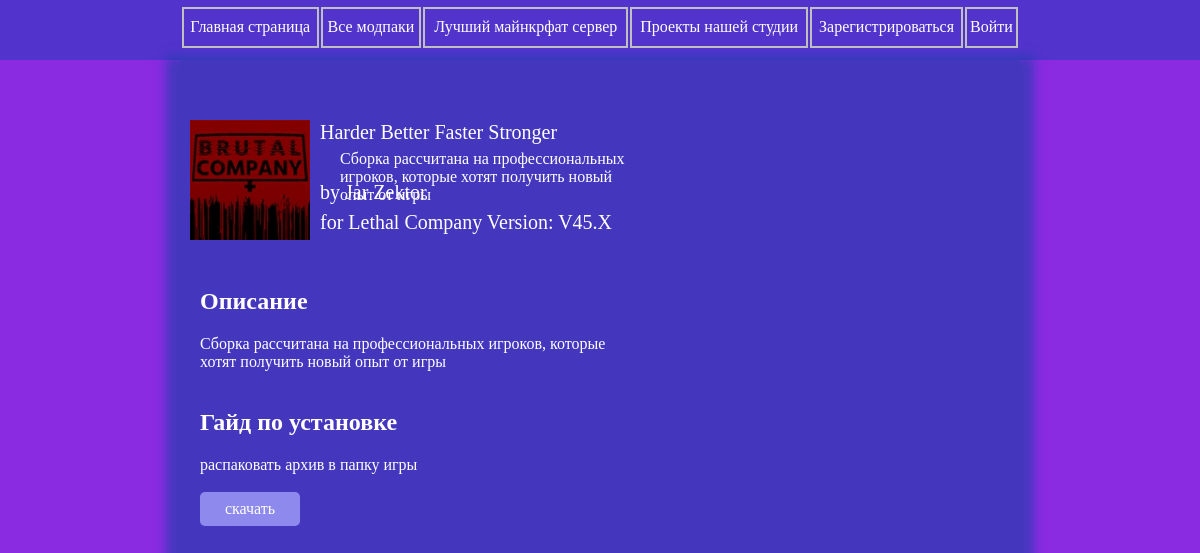
Screenshot of /lethal_company/harder_better_faster_stronger with the database file from the repository.
### data/mods.py (models this page shows)
class Mods(SqlAlchemyBase):
    __tablename__ = 'mods'
    id = sqlalchemy.Column(sqlalchemy.Integer, primary_key=True, autoincrement=True)
    author_name = sqlalchemy.Column(sqlalchemy.String, nullable=False)
    game_image = sqlalchemy.Column(sqlalchemy.String, nullable=True)
    game_name = sqlalchemy.Column(sqlalchemy.String, nullable=False)
    visible_game_name = sqlalchemy.Column(sqlalchemy.String, nullable=False)
    mod_name = sqlalchemy.Column(sqlalchemy.String, nullable=False, unique=True)
    visible_mod_name = sqlalchemy.Column(sqlalchemy.String, nullable=False, unique=True)
    game_version = sqlalchemy.Column(sqlalchemy.String, nullable=False)
    description = sqlalchemy.Column(sqlalchemy.String, nullable=True)
    about_mod = sqlalchemy.Column(sqlalchemy.String, nullable=True)
    download_guide = sqlalchemy.Column(sqlalchemy.String, nullable=False)
    game_link = sqlalchemy.Column(sqlalchemy.String, nullable=False)
    created_date = sqlalchemy.Column(sqlalchemy.DateTime, default=datetime.datetime.now)

### server.py (the view)
@app.route('/<string:Catalog>/<string:Mod>')
def singleMod(Catalog, Mod):
    if uncorrect_url(Catalog, Mod):
        return redirect('/')
    db_sess = db_session.create_session()
    data = db_sess.query(Mods).filter(Mods.game_name == Catalog, Mods.mod_name == Mod).first()
    print(data.game_image)
    return render_template('sample.html', current_user=current_user, mod=data)

### data/db_session.py (called while the page is built)
def create_session() -> Session:
    global __factory
    return __factory()

### server.py (called while the page is built)
def uncorrect_url(Catalog, Mod=None):
    all_category = ['minecraft', 'rimworld', 'lethal_company', 'project_zomboid',
                    'stardew_valley', '7_days_to_die', 'content_warning', 'modpacks']
    db_sess = db_session.create_session()
    all_mods = list(map(lambda x: x.mod_name, db_sess.query(Mods).all()))
    if (Catalog in all_category) and (Mod == None or Mod in all_mods):
        return False
    return True

### templates/sample.html (shortened to what this page needs)
<!DOCTYPE html>
<html>
    <head>
        <link rel="stylesheet" href="../../static/css/base.css">
        <link rel="stylesheet" href="../../static/css/modpack.css">
    </head>
    <body>
        <header>
            <table width="70%" height="60px" align="center">
                    <td><a href="/"><div>Главная страница</div></a></td>
                    <td><a href="/modpacks"><div>Все модпаки</div></a></td>
                    <td><a href="/smk" title="СМК"><div>Лучший майнкрфат сервер</div></a></td>
                    <td><a href="/belj_games_studio"><div>Проекты нашей студии</div></a></td>
                    {% if current_user.is_authenticated %}
                        <td><a href="/creator"><div>Добавить модпак</div></a></td>
                        <td><a href="/logout"><div>Выйти из аккаунта</div></a></td>
                    {% else %}
                        <td><a href="/register"><div>Зарегистрироваться</div></a></td>
                        <td><a href="/login"><div>Войти</div></a></td>
                    {% endif %}
            </table>
        </header>
        <main align="center">
            <div class="mod_tab" align="left">
                <div class="art">
                    <img src="../../{{mod.game_image}}" alt={{mod.visible_mod_name}} width="120" height="120">
                </div>
                <div class="text">
                    <span class="name">{{mod.visible_mod_name}}</span>
                    <span class="description">{{mod.description}}</span>
                    <span class="author">by {{mod.author_name}}</span>
                    <span class="game_info">for {{mod.visible_game_name}} Version: {{mod.game_version}}</span>
                </div>
            </div><br>
            <div class="description" align="left">
                <h2>Описание</h2>
                <a>{{mod.about_mod}}</a>
            </div><br>
            <div class="guide" align="left">
                <h2>Гайд по установке</h2>
                <a>{{mod.download_guide}}</a>
            </div><br>
            <div class="download" align="left">
                <button class="download_button" onclick="window.open('{{mod.game_link}}')">
                    скачать
                </button>
            </div>
        </main>
    </body>
</html>

### static/css/base.css (style rules this page uses)
body { background-image: url(../img/mountains.png); background-size: cover; background-position: top; background-repeat: no-repeat; background-color: blueviolet; margin: 0px; }
header { background-color: rgba(69, 54, 201, 0.801); }
header table { padding-top: 5px; padding-bottom: 10px; max-width: 1400px; }
header table td { border: 2px solid silver; }
header table td a { height: 100%; display: block; text-decoration: none; text-align: center; color:#fff; }
header table td a div { padding-top: 8px; }
main { max-width: 70%; position: relative; left: 15%; background-color:rgba(0, 68, 156, 0.5); box-shadow: 0 11px 10px 14px rgba(0, 68, 156, 0.5); padding-top: 50px; display: block; min-height: 88.7vh; }

### static/css/modpack.css (style rules this page uses)
main { color: #fff; }
.mod_tab { display: grid; padding: 10px 10px 10px 10px; grid-template-areas: "art . text"; grid-template-columns: 130px 12px; max-width: 50%; }
.mod_tab .art { width: 120px; height: 120px; }
.mod_tab .text .name { grid-area: name; font-size: 20px; line-height: 24px; max-width: 560px; min-width: 0; }
.mod_tab .text .author { grid-area: author; font-size: 20px; line-height: 24px; max-width: 560px; min-width: 0; }
.mod_tab .text .game_info { grid-area: game; font-size: 20px; line-height: 24px; max-width: 560px; min-width: 0; }
.mod_tab .text { display: grid; grid-template-areas: "name" "desc" "author" "game"; grid-template-rows: 30px 30px 30px 30px; grid-template-columns: 600px; }
h2 { font-size: 24px; }
.description, .guide, .download { max-width: 50%; margin-left: 20px; }
.download_button { min-width: 100px; font-family: inherit; appearance: none; border: 0; border-radius: 5px; background: rgb(142, 137, 236); padding: 8px 16px; font-size: 1rem; cursor: pointer; padding-top: 8px; padding-bottom: 8px; color: #fff; }

### rows the page displays
Mods: game_image (picture), visible_mod_name "Harder Better Faster Stronger", description "Сборка рассчитана на профессиональных игроков, которые хотят получить новый опыт от игры", author_name "Jar Zektor", visible_game_name "Lethal Company", game_version "V45.X", about_mod "Сборка рассчитана на профессиональных игроков, которые хотят получить новый опыт от игры", download_guide "распаковать архив в папку игры"
